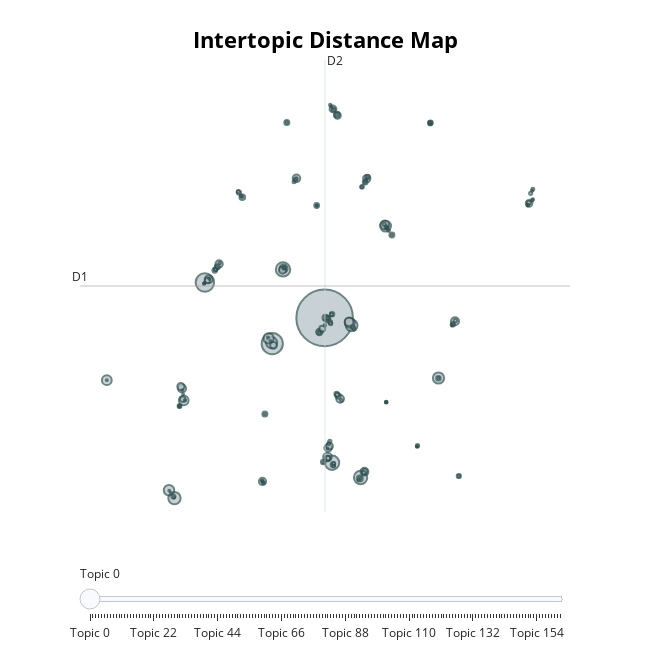

Notebook code for this chart:
### Markdown cell above
**TOPIC RELATIONSHIP = INTERTOPIC DISTANCE MAP**

### Code cell
fig2 = topic_model.visualize_topics()
fig2

### Figure 1 — Plotly figure (JSON) as saved in the notebook; plotly's stock layout.template omitted (floating-point values rounded to 4 significant figures; data arrays with more than 128 entries replaced by an {"elided": "..."} marker saying what was removed)
{"data": [{"customdata": {"elided": "163x3 mixed values"}, "hovertemplate": "<b>Topic %{customdata[0]}</b><br>%{customdata[1]}<br>Size: %{customdata[2]}", "legendgroup": "", "marker": {"color": "#B0BEC5", "line": {"color": "DarkSlateGrey", "width": 2}, "size": {"elided": "163 int values"}, "sizemode": "area", "sizeref": 33.74, "symbol": "circle"}, "mode": "markers", "name": "", "orientation": "v", "showlegend": false, "type": "scatter", "x": {"elided": "163 float values"}, "xaxis": "x", "y": {"elided": "163 float values"}, "yaxis": "y"}], "layout": {"annotations": [{"showarrow": false, "text": "D1", "x": -17.6, "y": 7.188, "yshift": 10}, {"showarrow": false, "text": "D2", "x": 3.368, "xshift": 10, "y": 20.83}], "height": 650, "hoverlabel": {"bgcolor": "white", "font": {"family": "Rockwell", "size": 16}}, "legend": {"itemsizing": "constant", "tracegroupgap": 0}, "margin": {"t": 60}, "shapes": [{"line": {"color": "#CFD8DC", "width": 2}, "type": "line", "x0": 3.368, "x1": 3.368, "y0": -6.452, "y1": 20.83}, {"line": {"color": "#9E9E9E", "width": 2}, "type": "line", "x0": -17.6, "x1": 24.34, "y0": 7.188, "y1": 7.188}], "sliders": [{"active": 0, "pad": {"t": 50}, "steps": [{"args": [{"marker.color": {"elided": "1x163 str values"}}], "label": "Topic 0", "method": "update"}, {"args": [{"marker.color": {"elided": "1x163 str values"}}], "label": "Topic 1", "method": "update"}, {"args": [{"marker.color": {"elided": "1x163 str values"}}], "label": "Topic 2", "method": "update"}, {"args": [{"marker.color": {"elided": "1x163 str values"}}], "label": "Topic 3", "method": "update"}, {"args": [{"marker.color": {"elided": "1x163 str values"}}], "label": "Topic 4", "method": "update"}, {"args": [{"marker.color": {"elided": "1x163 str values"}}], "label": "Topic 5", "method": "update"}, {"args": [{"marker.color": {"elided": "1x163 str values"}}], "label": "Topic 6", "method": "update"}, {"args": [{"marker.color": {"elided": "1x163 str values"}}], "label": "Topic 7", "method": "update"}, {"args": [{"marker.color": {"elided": "1x163 str values"}}], "label": "Topic 8", "method": "update"}, {"args": [{"marker.color": {"elided": "1x163 str values"}}], "label": "Topic 9", "method": "update"}, {"args": [{"marker.color": {"elided": "1x163 str values"}}], "label": "Topic 10", "method": "update"}, {"args": [{"marker.color": {"elided": "1x163 str values"}}], "label": "Topic 11", "method": "update"}, {"args": [{"marker.color": {"elided": "1x163 str values"}}], "label": "Topic 12", "method": "update"}, {"args": [{"marker.color": {"elided": "1x163 str values"}}], "label": "Topic 13", "method": "update"}, {"args": [{"marker.color": {"elided": "1x163 str values"}}], "label": "Topic 14", "method": "update"}, {"args": [{"marker.color": {"elided": "1x163 str values"}}], "label": "Topic 15", "method": "update"}, {"args": [{"marker.color": {"elided": "1x163 str values"}}], "label": "Topic 16", "method": "update"}, {"args": [{"marker.color": {"elided": "1x163 str values"}}], "label": "Topic 17", "method": "update"}, {"args": [{"marker.color": {"elided": "1x163 str values"}}], "label": "Topic 18", "method": "update"}, {"args": [{"marker.color": {"elided": "1x163 str values"}}], "label": "Topic 19", "method": "update"}, {"args": [{"marker.color": {"elided": "1x163 str values"}}], "label": "Topic 20", "method": "update"}, {"args": [{"marker.color": {"elided": "1x163 str values"}}], "label": "Topic 21", "method": "update"}, {"args": [{"marker.color": {"elided": "1x163 str values"}}], "label": "Topic 22", "method": "update"}, {"args": [{"marker.color": {"elided": "1x163 str values"}}], "label": "Topic 23", "method": "update"}, {"args": [{"marker.color": {"elided": "1x163 str values"}}], "label": "Topic 24", "method": "update"}, {"args": [{"marker.color": {"elided": "1x163 str values"}}], "label": "Topic 25", "method": "update"}, {"args": [{"marker.color": {"elided": "1x163 str values"}}], "label": "Topic 26", "method": "update"}, {"args": [{"marker.color": {"elided": "1x163 str values"}}], "label": "Topic 27", "method": "update"}, {"args": [{"marker.color": {"elided": "1x163 str values"}}], "label": "Topic 28", "method": "update"}, {"args": [{"marker.color": {"elided": "1x163 str values"}}], "label": "Topic 29", "method": "update"}, {"args": [{"marker.color": {"elided": "1x163 str values"}}], "label": "Topic 30", "method": "update"}, {"args": [{"marker.color": {"elided": "1x163 str values"}}], "label": "Topic 31", "method": "update"}, {"args": [{"marker.color": {"elided": "1x163 str values"}}], "label": "Topic 32", "method": "update"}, {"args": [{"marker.color": {"elided": "1x163 str values"}}], "label": "Topic 33", "method": "update"}, {"args": [{"marker.color": {"elided": "1x163 str values"}}], "label": "Topic 34", "method": "update"}, {"args": [{"marker.color": {"elided": "1x163 str values"}}], "label": "Topic 35", "method": "update"}, {"args": [{"marker.color": {"elided": "1x163 str values"}}], "label": "Topic 36", "method": "update"}, {"args": [{"marker.color": {"elided": "1x163 str values"}}], "label": "Topic 37", "method": "update"}, {"args": [{"marker.color": {"elided": "1x163 str values"}}], "label": "Topic 38", "method": "update"}, {"args": [{"marker.color": {"elided": "1x163 str values"}}], "label": "Topic 39", "method": "update"}, {"args": [{"marker.color": {"elided": "1x163 str values"}}], "label": "Topic 40", "method": "update"}, {"args": [{"marker.color": {"elided": "1x163 str values"}}], "label": "Topic 41", "method": "update"}, {"args": [{"marker.color": {"elided": "1x163 str values"}}], "label": "Topic 42", "method": "update"}, {"args": [{"marker.color": {"elided": "1x163 str values"}}], "label": "Topic 43", "method": "update"}, {"args": [{"marker.color": {"elided": "1x163 str values"}}], "label": "Topic 44", "method": "update"}, {"args": [{"marker.color": {"elided": "1x163 str values"}}], "label": "Topic 45", "method": "update"}, {"args": [{"marker.color": {"elided": "1x163 str values"}}], "label": "Topic 46", "method": "update"}, {"args": [{"marker.color": {"elided": "1x163 str values"}}], "label": "Topic 47", "method": "update"}, {"args": [{"marker.color": {"elided": "1x163 str values"}}], "label": "Topic 48", "method": "update"}, {"args": [{"marker.color": {"elided": "1x163 str values"}}], "label": "Topic 49", "method": "update"}, {"args": [{"marker.color": {"elided": "1x163 str values"}}], "label": "Topic 50", "method": "update"}, {"args": [{"marker.color": {"elided": "1x163 str values"}}], "label": "Topic 51", "method": "update"}, {"args": [{"marker.color": {"elided": "1x163 str values"}}], "label": "Topic 52", "method": "update"}, {"args": [{"marker.color": {"elided": "1x163 str values"}}], "label": "Topic 53", "method": "update"}, {"args": [{"marker.color": {"elided": "1x163 str values"}}], "label": "Topic 54", "method": "update"}, {"args": [{"marker.color": {"elided": "1x163 str values"}}], "label": "Topic 55", "method": "update"}, {"args": [{"marker.color": {"elided": "1x163 str values"}}], "label": "Topic 56", "method": "update"}, {"args": [{"marker.color": {"elided": "1x163 str values"}}], "label": "Topic 57", "method": "update"}, {"args": [{"marker.color": {"elided": "1x163 str values"}}], "label": "Topic 58", "method": "update"}, {"args": [{"marker.color": {"elided": "1x163 str values"}}], "label": "Topic 59", "method": "update"}, {"args": [{"marker.color": {"elided": "1x163 str values"}}], "label": "Topic 60", "method": "update"}, {"args": [{"marker.color": {"elided": "1x163 str values"}}], "label": "Topic 61", "method": "update"}, {"args": [{"marker.color": {"elided": "1x163 str values"}}], "label": "Topic 62", "method": "update"}, {"args": [{"marker.color": {"elided": "1x163 str values"}}], "label": "Topic 63", "method": "update"}, {"args": [{"marker.color": {"elided": "1x163 str values"}}], "label": "Topic 64", "method": "update"}, {"args": [{"marker.color": {"elided": "1x163 str values"}}], "label": "Topic 65", "method": "update"}, {"args": [{"marker.color": {"elided": "1x163 str values"}}], "label": "Topic 66", "method": "update"}, {"args": [{"marker.color": {"elided": "1x163 str values"}}], "label": "Topic 67", "method": "update"}, {"args": [{"marker.color": {"elided": "1x163 str values"}}], "label": "Topic 68", "method": "update"}, {"args": [{"marker.color": {"elided": "1x163 str values"}}], "label": "Topic 69", "method": "update"}, {"args": [{"marker.color": {"elided": "1x163 str values"}}], "label": "Topic 70", "method": "update"}, {"args": [{"marker.color": {"elided": "1x163 str values"}}], "label": "Topic 71", "method": "update"}, {"args": [{"marker.color": {"elided": "1x163 str values"}}], "label": "Topic 72", "method": "update"}, {"args": [{"marker.color": {"elided": "1x163 str values"}}], "label": "Topic 73", "method": "update"}, {"args": [{"marker.color": {"elided": "1x163 str values"}}], "label": "Topic 74", "method": "update"}, {"args": [{"marker.color": {"elided": "1x163 str values"}}], "label": "Topic 75", "method": "update"}, {"args": [{"marker.color": {"elided": "1x163 str values"}}], "label": "Topic 76", "method": "update"}, {"args": [{"marker.color": {"elided": "1x163 str values"}}], "label": "Topic 77", "method": "update"}, {"args": [{"marker.color": {"elided": "1x163 str values"}}], "label": "Topic 78", "method": "update"}, {"args": [{"marker.color": {"elided": "1x163 str values"}}], "label": "Topic 79", "method": "update"}, {"args": [{"marker.color": {"elided": "1x163 str values"}}], "label": "Topic 80", "method": "update"}, {"args": [{"marker.color": {"elided": "1x163 str values"}}], "label": "Topic 81", "method": "update"}, {"args": [{"marker.color": {"elided": "1x163 str values"}}], "label": "Topic 82", "method": "update"}, {"args": [{"marker.color": {"elided": "1x163 str values"}}], "label": "Topic 83", "method": "update"}, {"args": [{"marker.color": {"elided": "1x163 str values"}}], "label": "Topic 84", "method": "update"}, {"args": [{"marker.color": {"elided": "1x163 str values"}}], "label": "Topic 85", "method": "update"}, {"args": [{"marker.color": {"elided": "1x163 str values"}}], "label": "Topic 86", "method": "update"}, {"args": [{"marker.color": {"elided": "1x163 str values"}}], "label": "Topic 87", "method": "update"}, {"args": [{"marker.color": {"elided": "1x163 str values"}}], "label": "Topic 88", "method": "update"}, {"args": [{"marker.color": {"elided": "1x163 str values"}}], "label": "Topic 89", "method": "update"}, {"args": [{"marker.color": {"elided": "1x163 str values"}}], "label": "Topic 90", "method": "update"}, {"args": [{"marker.color": {"elided": "1x163 str values"}}], "label": "Topic 91", "method": "update"}, {"args": [{"marker.color": {"elided": "1x163 str values"}}], "label": "Topic 92", "method": "update"}, {"args": [{"marker.color": {"elided": "1x163 str values"}}], "label": "Topic 93", "method": "update"}, {"args": [{"marker.color": {"elided": "1x163 str values"}}], "label": "Topic 94", "method": "update"}, {"args": [{"marker.color": {"elided": "1x163 str values"}}], "label": "Topic 95", "method": "update"}, {"args": [{"marker.color": {"elided": "1x163 str values"}}], "label": "Topic 96", "method": "update"}, {"args": [{"marker.color": {"elided": "1x163 str values"}}], "label": "Topic 97", "method": "update"}, {"args": [{"marker.color": {"elided": "1x163 str values"}}], "label": "Topic 98", "method": "update"}, {"args": [{"marker.color": {"elided": "1x163 str values"}}], "label": "Topic 99", "method": "update"}, {"args": [{"marker.color": {"elided": "1x163 str values"}}], "label": "Topic 100", "method": "update"}, {"args": [{"marker.color": {"elided": "1x163 str values"}}], "label": "Topic 101", "method": "update"}, {"args": [{"marker.color": {"elided": "1x163 str values"}}], "label": "Topic 102", "method": "update"}, {"args": [{"marker.color": {"elided": "1x163 str values"}}], "label": "Topic 103", "method": "update"}, {"args": [{"marker.color": {"elided": "1x163 str values"}}], "label": "Topic 104", "method": "update"}, {"args": [{"marker.color": {"elided": "1x163 str values"}}], "label": "Topic 105", "method": "update"}, {"args": [{"marker.color": {"elided": "1x163 str values"}}], "label": "Topic 106", "method": "update"}, {"args": [{"marker.color": {"elided": "1x163 str values"}}], "label": "Topic 107", "method": "update"}, {"args": [{"marker.color": {"elided": "1x163 str values"}}], "label": "Topic 108", "method": "update"}, {"args": [{"marker.color": {"elided": "1x163 str values"}}], "label": "Topic 109", "method": "update"}, {"args": [{"marker.color": {"elided": "1x163 str values"}}], "label": "Topic 110", "method": "update"}, {"args": [{"marker.color": {"elided": "1x163 str values"}}], "label": "Topic 111", "method": "update"}, {"args": [{"marker.color": {"elided": "1x163 str values"}}], "label": "Topic 112", "method": "update"}, {"args": [{"marker.color": {"elided": "1x163 str values"}}], "label": "Topic 113", "method": "update"}, {"args": [{"marker.color": {"elided": "1x163 str values"}}], "label": "Topic 114", "method": "update"}, {"args": [{"marker.color": {"elided": "1x163 str values"}}], "label": "Topic 115", "method": "update"}, {"args": [{"marker.color": {"elided": "1x163 str values"}}], "label": "Topic 116", "method": "update"}, {"args": [{"marker.color": {"elided": "1x163 str values"}}], "label": "Topic 117", "method": "update"}, {"args": [{"marker.color": {"elided": "1x163 str values"}}], "label": "Topic 118", "method": "update"}, {"args": [{"marker.color": {"elided": "1x163 str values"}}], "label": "Topic 119", "method": "update"}, {"args": [{"marker.color": {"elided": "1x163 str values"}}], "label": "Topic 120", "method": "update"}, {"args": [{"marker.color": {"elided": "1x163 str values"}}], "label": "Topic 121", "method": "update"}, {"args": [{"marker.color": {"elided": "1x163 str values"}}], "label": "Topic 122", "method": "update"}, {"args": [{"marker.color": {"elided": "1x163 str values"}}], "label": "Topic 123", "method": "update"}, {"args": [{"marker.color": {"elided": "1x163 str values"}}], "label": "Topic 124", "method": "update"}, {"args": [{"marker.color": {"elided": "1x163 str values"}}], "label": "Topic 125", "method": "update"}, {"args": [{"marker.color": {"elided": "1x163 str values"}}], "label": "Topic 126", "method": "update"}, {"args": [{"marker.color": {"elided": "1x163 str values"}}], "label": "Topic 127", "method": "update"}, {"args": [{"marker.color": {"elided": "1x163 str values"}}], "label": "Topic 128", "method": "update"}, {"args": [{"marker.color": {"elided": "1x163 str values"}}], "label": "Topic 129", "method": "update"}, {"args": [{"marker.color": {"elided": "1x163 str values"}}], "label": "Topic 130", "method": "update"}, {"args": [{"marker.color": {"elided": "1x163 str values"}}], "label": "Topic 131", "method": "update"}, {"args": [{"marker.color": {"elided": "1x163 str values"}}], "label": "Topic 132", "method": "update"}, {"args": [{"marker.color": {"elided": "1x163 str values"}}], "label": "Topic 133", "method": "update"}, {"args": [{"marker.color": {"elided": "1x163 str values"}}], "label": "Topic 134", "method": "update"}, {"args": [{"marker.color": {"elided": "1x163 str values"}}], "label": "Topic 135", "method": "update"}, {"args": [{"marker.color": {"elided": "1x163 str values"}}], "label": "Topic 136", "method": "update"}, {"args": [{"marker.color": {"elided": "1x163 str values"}}], "label": "Topic 137", "method": "update"}, {"args": [{"marker.color": {"elided": "1x163 str values"}}], "label": "Topic 138", "method": "update"}, {"args": [{"marker.color": {"elided": "1x163 str values"}}], "label": "Topic 139", "method": "update"}, {"args": [{"marker.color": {"elided": "1x163 str values"}}], "label": "Topic 140", "method": "update"}, {"args": [{"marker.color": {"elided": "1x163 str values"}}], "label": "Topic 141", "method": "update"}, {"args": [{"marker.color": {"elided": "1x163 str values"}}], "label": "Topic 142", "method": "update"}, {"args": [{"marker.color": {"elided": "1x163 str values"}}], "label": "Topic 143", "method": "update"}, {"args": [{"marker.color": {"elided": "1x163 str values"}}], "label": "Topic 144", "method": "update"}, {"args": [{"marker.color": {"elided": "1x163 str values"}}], "label": "Topic 145", "method": "update"}, {"args": [{"marker.color": {"elided": "1x163 str values"}}], "label": "Topic 146", "method": "update"}, {"args": [{"marker.color": {"elided": "1x163 str values"}}], "label": "Topic 147", "method": "update"}, {"args": [{"marker.color": {"elided": "1x163 str values"}}], "label": "Topic 148", "method": "update"}, {"args": [{"marker.color": {"elided": "1x163 str values"}}], "label": "Topic 149", "method": "update"}, {"args": [{"marker.color": {"elided": "1x163 str values"}}], "label": "Topic 150", "method": "update"}, {"args": [{"marker.color": {"elided": "1x163 str values"}}], "label": "Topic 151", "method": "update"}, {"args": [{"marker.color": {"elided": "1x163 str values"}}], "label": "Topic 152", "method": "update"}, {"args": [{"marker.color": {"elided": "1x163 str values"}}], "label": "Topic 153", "method": "update"}, {"args": [{"marker.color": {"elided": "1x163 str values"}}], "label": "Topic 154", "method": "update"}, {"args": [{"marker.color": {"elided": "1x163 str values"}}], "label": "Topic 155", "method": "update"}, {"args": [{"marker.color": {"elided": "1x163 str values"}}], "label": "Topic 156", "method": "update"}, {"args": [{"marker.color": {"elided": "1x163 str values"}}], "label": "Topic 157", "method": "update"}, {"args": [{"marker.color": {"elided": "1x163 str values"}}], "label": "Topic 158", "method": "update"}, {"args": [{"marker.color": {"elided": "1x163 str values"}}], "label": "Topic 159", "method": "update"}, {"args": [{"marker.color": {"elided": "1x163 str values"}}], "label": "Topic 160", "method": "update"}, {"args": [{"marker.color": {"elided": "1x163 str values"}}], "label": "Topic 161", "method": "update"}, {"args": [{"marker.color": {"elided": "1x163 str values"}}], "label": "Topic 162", "method": "update"}]}], "title": {"font": {"color": "Black", "size": 22}, "text": "<b>Intertopic Distance Map</b>", "x": 0.5, "xanchor": "center", "y": 0.95, "yanchor": "top"}, "width": 650, "xaxis": {"anchor": "y", "domain": [0, 1], "range": [-17.6, 24.34], "title": {"text": ""}, "visible": false}, "yaxis": {"anchor": "x", "domain": [0, 1], "range": [-6.452, 20.83], "title": {"text": ""}, "visible": false}}}
